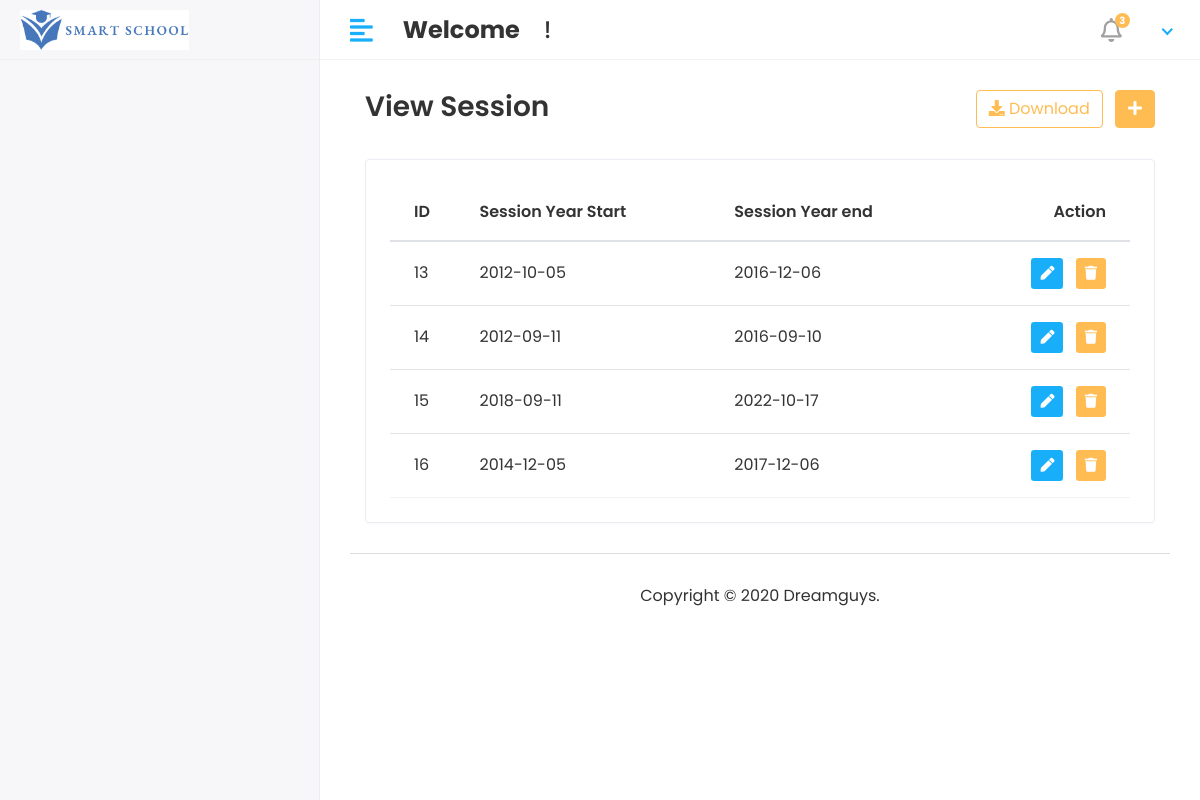
Before: /view_session with the older database file.
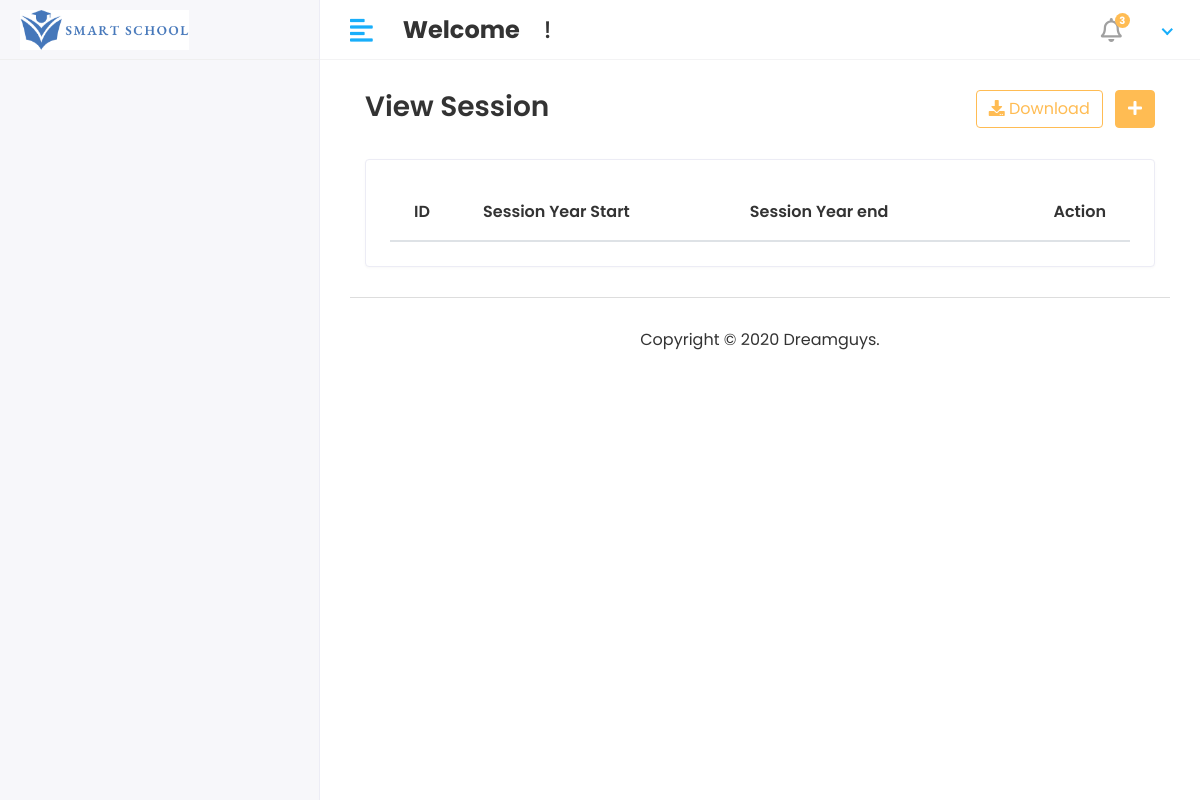
After: the same page with the newer database file.
### studentapp/models.py (models this page shows, shortened)
class Session_Year(models.Model):
    session_start=models.CharField(max_length=100)
    session_end=models.CharField(max_length=100)

### studentmagmentsystem/Hod_views.py (the view)
# urls.py: path('view_session',Hod_views.view_session,name='view_session'),
def view_session(request):
    session=Session_Year.objects.all()
    context={
        'session':session,
    }
    return render(request,'hod/view_session.html',context)

### templates/hod/view_session.html (shortened to what this page needs)
{%extends 'base.html' %}
{%block content%}
<div class="content container-fluid">
    <div class="page-header">
       <div class="row align-items-center">
          <div class="col">
             <h3 class="page-title">View Session</h3>
          </div>
          <div class="col-auto text-right float-right ml-auto">
             <a href="#" class="btn btn-outline-primary mr-2"><i class="fas fa-download"></i> Download</a>
             <a href="add-student.html" class="btn btn-primary"><i class="fas fa-plus"></i></a>
          </div>
       </div>
    </div>
    <div class="row">
       <div class="col-sm-12">
          <div class="card card-table">
             <div class="card-body">
                <div class="table-responsive">
                   <table class="table table-hover table-center mb-0 datatable">
                      <thead>
                         <tr>
                            <th>ID</th>
                            <th>Session Year Start</th>
                            <th>Session Year end</th>
                            <th class="text-right">Action</th>
                         </tr>
                      </thead>
                      <tbody>
                         {%for sess in session %}
                         <tr>
                            <td>{{sess.id}}</td>
                            <td>{{sess.session_start}}</td>
                            <td>{{sess.session_end}}</td>
                            <td class="text-right">
                               <div class="actions">
                                  <a href="/edit_session/{{sess.pk}}" class="btn btn-sm bg-success-light mr-2">
                                     <i class="fas fa-pen"></i>
                                  </a>
                                  <a href="/delete_session/{{sess.pk}}" class="btn btn-sm bg-danger-light">
                                     <i class="fas fa-trash"></i>
                                  </a>
                               </div>
                            </td>
                         </tr>
                         {%endfor%}
                      </tbody>
                   </table>
                </div>
             </div>
          </div>
       </div>
    </div>
 </div>
{%endblock%}

Changed rows visible on the page:
removed Session_Year: id "13", session_start "2012-10-05", session_end "2016-12-06"
removed Session_Year: id "14", session_start "2012-09-11", session_end "2016-09-10"
removed Session_Year: id "15", session_start "2018-09-11", session_end "2022-10-17"
removed Session_Year: id "16", session_start "2014-12-05", session_end "2017-12-06"
